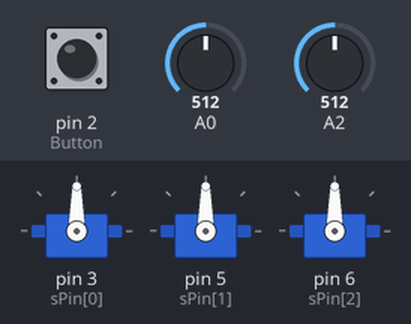
Recording of a sketch running on a simulated Arduino Uno, built with avr-gcc and run on an emulated ATmega328P. Parts: 3 × servo. Inputs (shaded band) come from the test bench; at power-on: pin 2 (Button) LOW, A0 = 512, A2 = 512. EEPROM starts erased; what the sketch prints to the serial monitor is not drawn.

Above: at 0.8 s.
0.9 s: pin 2 (Button) pulled HIGH for 0.15 s
4.0 s: A0 set to 716
At 6.78 s:
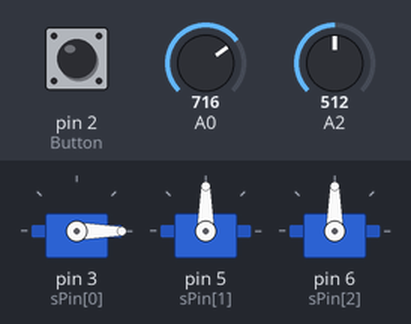
7.0 s: pin 2 (Button) pulled HIGH for 1 s
At 10.8 s:
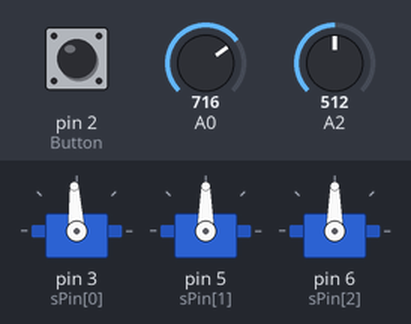
11.0 s: A0 set to 90
At 12.88 s:
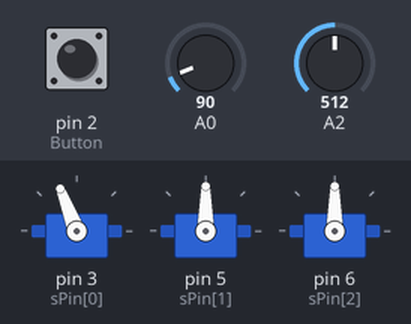
Timing chart, 0 to 14.4 s (numbered marks = the images above; inputs shaded):
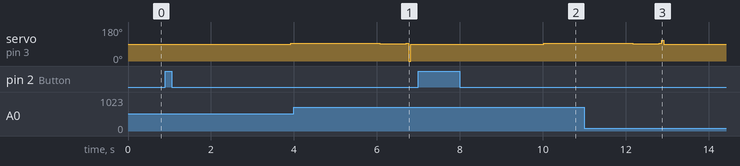

The sketch:

servo_calibration_serialOut.ino
```cpp
/* Callibration code for a number of servos
this code is modified largely from the Instructible
Servo Feedback Hack by Instructible User Rachel Instructs
http://www.instructables.com/id/Servo-Feedback-Hack-free/step8/Auto-Range-Setting/
The code has been cleaned up and made more efficient in places, but is largely the same
*/


#include <Servo.h> //import servo library
#include <EEPROM.h> //import EEPROM library
#include <PID_v1.h>

const int numServos = 3; //how many servos do you have?
const int sPin[numServos] = {3, 5, 6}; //what pins do they correlate to?
Servo servo[numServos]; //declare the servo array
int highPulse[numServos]; //high pulse width
int lowPulse[numServos]; //low pulse width
int A[numServos]; //lowPulse feedback reading
int B[numServos]; //highPulse feedback reading
int here[numServos]; //angle moving from
int there[numServos]; //angle moving to

float x[numServos]; //angle converted to radians to derive cosine wave

int h;
int t;
int feedBack; //used to hold servo feedback value
int Button = 2;

int e = 1; //EEPROM address to start storing/retrieving servo data
int btwReadings = 20; //delay time between
int whlReading = 3; //delay time between analog readings of internal pot
boolean rangeTest = false;
boolean doneMove[numServos];

void setup()
{

	Serial.begin(19200); // initialize serial output
	Serial.println("it's on!");
	pinMode (Button, INPUT);

	analogReference(EXTERNAL); //set to ARef

	for(int i = 0; i < numServos ; i++)  //attach servos
	{
		servo[i].attach(sPin[i]);
	}

	int n = EEPROM.read(0); //check EEPROM for recorded Servo Range
	if (n == 20)
	{
		callRange(); //If range is recorded, retrieve range
	}
	if (rangeTest == false)
	{
		for (int i = 0; i < numServos; i++)
		{
			setRange(i); // if no range is recorded, go test the range and set the values
			doneMove[i] = true;
		}
		rangeTest = true;
		EEPROM.write(0, 20); //indicate future startups that we've done this!
	}
	delay(1000);
}


void loop() {}


/* This Function callibrates and sets the range
for each servo defined and recoreds them to EEPROM */


void setRange(int x) //parameter passed is array position of servo
{
	int pb = 0; //used to hold push button reading
	int h;
	int t;
	int pulse = 1500; //first uS pulse used in range test
	Serial.print("Press button to set range of Servo[");
	Serial.print(x);
	Serial.println("].");

	while(!pb)
	{
		pb = digitalRead(Button);
	}

	pb = 0;
	Serial.print("Setting range limits in ..3");

	for (int i = 2; i >= 0; i--) //count down three seconds
	{
		delay(1000);
		Serial.print("..");
		Serial.print(i);
	}

	Serial.println();
	servo[x].attach(sPin[x]);
	delay(20);
	servo[x].writeMicroseconds(pulse); //send servo to middle of range
	delay(2000); //wait for it to get there

	do
	{
		pulse += 10; //incriment uS pulse width
		readMove(x, pulse);
	}
	while(h > t);  //condition to keep testing range

	highPulse[x] = pulse - 20; //stay away from range extreme
	B[x] = h - 10; //adjust feedback away from extreme
	Serial.println();
	servo[x].writeMicroseconds(highPulse[x]);
	pulse = highPulse[x];
	delay(500);

	do
	{
		pulse -= 10;
		readMove(x, pulse);
	}
	while(h < t);

	lowPulse[x] = pulse + 20;
	A[x] = t + 10;
	servo[x].writeMicroseconds(lowPulse[x]);

	feedBack = getFeedback(x); //take current reading from pot
	there[x] = map(feedBack, A[x], B[x], 0, 180); //adjust feedback to degree output
	servo[x].attach(sPin[x], lowPulse[x], highPulse[x]); //attach this servo
	servo[x].write(there[x]); //send out pulse for where we are

	doneMove[x] = true;


	writeWordE(A[x]); //store low feedback reading
	writeWordE(B[x]); // store high feedback reading

	writeWordE(lowPulse[x]);  //store low control pulse
	writeWordE(highPulse[x]); //store high control pulse

	Serial.println("Feedback Range:");
	Serial.print(A[x]);
	Serial.print(" <> ");
	Serial.println(B[x]);
	Serial.println("uS Pulse Range:");
	Serial.print(lowPulse[x]);
	Serial.print(" <> ");
	Serial.println(highPulse[x]);
	Serial.print("Servo[");
	Serial.print(x);
	Serial.println("] attached, data saved in EEPROM");

}//end setRange()


/* This Function retrieves previously recorded servo callibrations
**The same servos must be on the same pins of the same board as when callibrated*/
void callRange()
{
	Serial.print("To reset saved range press button on pin 2 ");
	for (int i = 5; i >= 0; i--)
	{
		Serial.print("..");
		Serial.print(i);
		for (int j = 0; j < 100; j++)
		{
			if (digitalRead(Button) == 1)
			{
				Serial.println();
				delay(1000);
				return;
			}
			delay(10);
		}
	}
	Serial.println();
	Serial.println("Retreiving servo data");
	for (int i = 0; i < numServos; i++)
	{

		A[i] = readWordE(); //get stored low feedback reading
		B[i] = readWordE(); //get stored high feedback reading
		lowPulse[i] = readWordE(); //get storeed low control pulse
		highPulse[i] = readWordE(); //get stored high control pulse
		feedBack = getFeedback(i); //take current reading from pot
		there[i] = map(feedBack, A[i], B[i], 0, 180); //adjust feedback to degree output
		servo[i].attach(sPin[i], lowPulse[i], highPulse[i]); //attach this servo
		servo[i].write(there[i]); //send out pulse for where we are
		doneMove[i] = true; //set up to make first move
		Serial.println("Feedback Range:");
		Serial.print(A[i]);
		Serial.print(" <> ");
		Serial.println(B[i]);
		Serial.println("uS Pulse Range:");
		Serial.print(lowPulse[i]);
		Serial.print(" <> ");
		Serial.println(highPulse[i]);
		Serial.print("Servo[");
		Serial.print(i);
		Serial.println("] attached, data retrieved from EEPROM");
		Serial.print("servo ");
		Serial.print(i);
		Serial.print(" current position = ");
		Serial.println(there[i]);
		Serial.println();
//
	}

	rangeTest = true; //set the rangeTest flag
} //End callRange()


/* this function moves the servo and updates the "here" variable
 *  it is only used for callibration
 */
void readMove(int n, int p)
{
	t = getFeedback(n);
	servo[n].writeMicroseconds(p);
	delay(btwReadings);
	h = getFeedback(n);
	Serial.println(h);
} //end readMove()


/* this function takes a number of measurements from
 *  the position feedback signal, discards the high and
 *  low values, and averages the rest
 */

int getFeedback(int a)
{

	int j;
	int mean;
	int result;
	int test;
	int reading[20];
	boolean done;

	for (j = 0; j < 20; j++)
	{
		reading[j] = analogRead(a); //get raw data from servo potentiometer
		delay(whlReading);
	} // sort the readings low to high in array

	done = false; // clear sorting flag
	while(done != true)  // simple swap sort, sorts numbers from lowest to highest
	{
		done = true;
		for (j = 0; j < 20; j++)
		{
			if (reading[j] > reading[j + 1])  // sorting numbers here
			{
				test = reading[j + 1];
				reading [j + 1] = reading[j] ;
				reading[j] = test;
				done = false;
			}
		}
	}
	mean = 0;
	for (int k = 6; k < 14; k++) //discard the 6 highest and 6 lowest readings
	{
		mean += reading[k];
	}
	result = mean / 8; //average useful readings
	return(result);
} //end getFeedback()


/*this function reads two consecutive bytes from the EEPROM,
concatenates them into a Word, and returns that value*/
int readWordE()
{
	int A;
	int E;
	A = EEPROM.read(e);
	E = A << 8;
	e += 1;
	E = E + EEPROM.read(e);
	e += 1;
	return E;
}

/* this function takes a 16 bit word, parses it
 *and saves it in consecutive EEPROM addresses
 */
void writeWordE(int b)
{
	int A;
	A = b >> 8;
	EEPROM.write(e, A);
	e += 1 ;
	EEPROM.write(e, b);
	e += 1 ;
}
```

Measured:
- after the input at 0.9 s, servo on pin 3 (sPin[0]): 90° → 93° after 3.0 s
- after the input at 4.0 s, servo on pin 6 (sPin[2]): stays 90° (without the input it goes to 94° after 2.0 s)
- after the input at 7.0 s, servo on pin 3 (sPin[0]): 90° → 93° after 3.0 s
